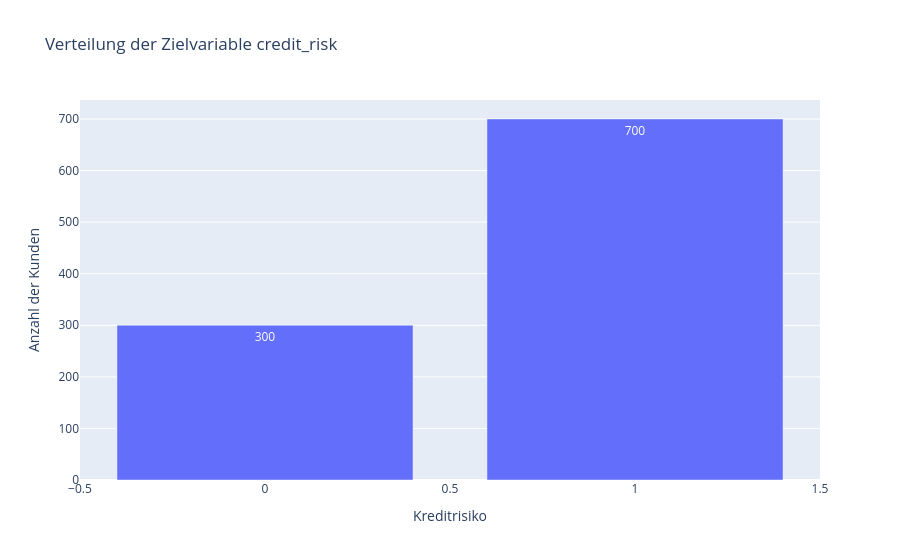

The code cell stored with this chart in its notebook:
### Markdown cell above
## 7. Zielvariable als interaktives Balkendiagramm

### Code cell
import plotly.express as px

credit_risk_counts = df["credit_risk"].value_counts().reset_index()
credit_risk_counts.columns = ["credit_risk", "Anzahl"]

fig = px.bar(
  credit_risk_counts,
    x="credit_risk",
    y="Anzahl",
    text="Anzahl",
    title="Verteilung der Zielvariable credit_risk",
    labels={
        "credit_risk": "Kreditrisiko",
        "Anzahl": "Anzahl der Kunden"
    }
)

fig.show()

### Figure 1 — Plotly figure (JSON) as saved in the notebook; plotly's stock layout.template omitted (floating-point values rounded to 4 significant figures)
{"data": [{"hovertemplate": "Kreditrisiko=%{x}<br>Anzahl der Kunden=%{text}<extra></extra>", "legendgroup": "", "marker": {"color": "#636efa", "pattern": {"shape": ""}}, "name": "", "orientation": "v", "showlegend": false, "text": [700.0, 300.0], "textposition": "auto", "x": [1, 0], "xaxis": "x", "y": [700, 300], "yaxis": "y", "type": "bar"}], "layout": {"xaxis": {"anchor": "y", "domain": [0.0, 1.0], "title": {"text": "Kreditrisiko"}}, "yaxis": {"anchor": "x", "domain": [0.0, 1.0], "title": {"text": "Anzahl der Kunden"}}, "legend": {"tracegroupgap": 0}, "title": {"text": "Verteilung der Zielvariable credit_risk"}, "barmode": "relative"}}
